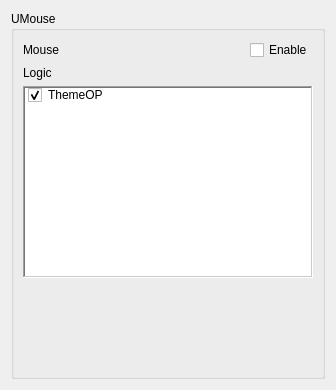
     <widget class="QWidget" name="page_UMouse">
      <layout class="QVBoxLayout" name="verticalLayout_20">
       <item>
        <widget class="QGroupBox" name="Sreen_UMouse">
         <property name="font">
          <font>
           <weight>50</weight>
           <bold>false</bold>
          </font>
         </property>
         <property name="title">
          <string>UMouse</string>
         </property>
         <property name="flat">
          <bool>true</bool>
         </property>
         <property name="checkable">
          <bool>false</bool>
         </property>
         <layout class="QVBoxLayout" name="verticalLayout_36">
          <item>
           <layout class="QHBoxLayout" name="horizontalLayout">
            <item>
             <widget class="QLabel" name="label_38">
              <property name="text">
               <string>Mouse   </string>
              </property>
             </widget>
            </item>
            <item>
             <spacer name="horizontalSpacer_14">
              <property name="orientation">
               <enum>Qt::Horizontal</enum>
              </property>
              <property name="sizeHint" stdset="0">
               <size>
                <width>175</width>
                <height>20</height>
               </size>
              </property>
             </spacer>
            </item>
            <item>
             <widget class="QCheckBox" name="Sreen_UMouse_Enable_Bool_IsChecked">
              <property name="text">
               <string>Enable</string>
              </property>
             </widget>
            </item>
           </layout>
          </item>
          <item>
           <widget class="QLabel" name="label_60">
            <property name="text">
             <string>Logic</string>
            </property>
           </widget>
          </item>
          <item>
           <widget class="UpSelecQListWidget" name="Screen_UMouse_Logic_Check_Item_3">
            <property name="frameShape">
             <enum>QFrame::WinPanel</enum>
            </property>
            <item>
             <property name="text">
              <string>ThemeOP</string>
             </property>
             <property name="checkState">
              <enum>Checked</enum>
             </property>
             <property name="icon">
              <iconset resource="../IDE.qrc">
               <normaloff>:/Menu/rc/Menu/chat.png</normaloff>:/Menu/rc/Menu/chat.png</iconset>
             </property>
            </item>
           </widget>
          </item>
          <item>
           <spacer name="verticalSpacer_9">
            <property name="orientation">
             <enum>Qt::Vertical</enum>
            </property>
            <property name="sizeHint" stdset="0">
             <size>
              <width>20</width>
              <height>89</height>
             </size>
            </property>
           </spacer>
          </item>
         </layout>
        </widget>
       </item>
      </layout>
     </widget>
